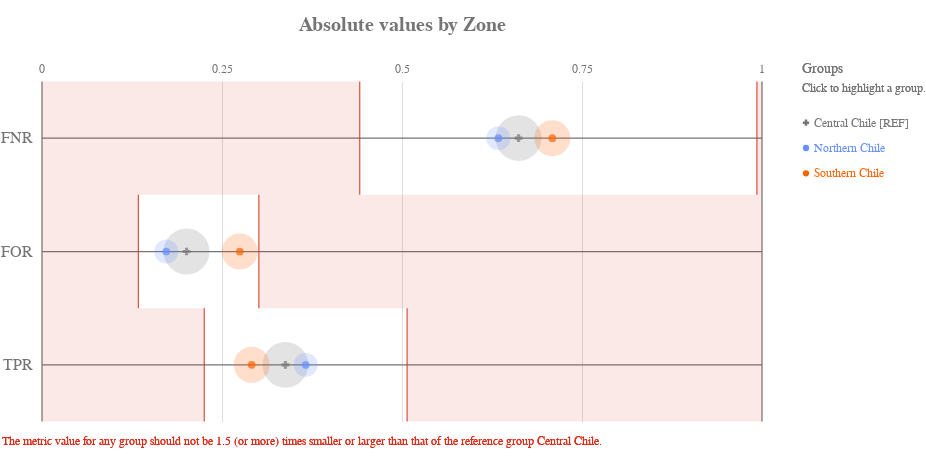

Notebook source saved alongside this figure:
### Code cell
ap.absolute(grupo_definido, metrics, 'zone', fairness_threshold = disparity_tolerance)

### Figure 1 — Vega-Lite specification as saved in the notebook (floating-point values rounded to 4 significant figures)
{"config": {"view": {"continuousWidth": 400, "continuousHeight": 300, "strokeWidth": 0}, "axisLeft": {"labelColor": "rgb(117,117,117)", "labelFont": "Arial", "labelFontSize": 16}, "title": {"align": "center", "baseline": "middle", "color": "rgb(117,117,117)", "font": "Arial", "fontSize": 20, "fontWeight": "bold"}}, "layer": [{"data": {"name": "data-4ac2d7a4dec33677e433b172826c7791"}, "mark": {"type": "rule", "stroke": "rgb(117,117,117)", "strokeWidth": 1.25, "tooltip": ""}, "encoding": {"x": {"type": "quantitative", "field": "start", "scale": {"domain": [0, 1], "range": [40.0, 760.0]}}, "x2": {"field": "end"}, "y": {"type": "nominal", "axis": {"domain": false, "labelAngle": 0, "labelPadding": -30, "orient": "left", "ticks": false, "title": ""}, "field": "y_position", "scale": {"domain": ["FNR", "FOR", "TPR"], "range": [42.5, 382.5]}}}}, {"data": {"name": "data-6cfe259518f6c7b358d8f836a73e6b7f"}, "mark": {"type": "rule", "stroke": "rgb(117,117,117)", "strokeWidth": 1.25, "tooltip": ""}, "encoding": {"x": {"type": "quantitative", "field": "x_position", "scale": {"domain": [0, 1], "range": [40.0, 760.0]}}, "y": {"value": 42.5}, "y2": {"value": 382.5}}}, {"data": {"name": "data-60ed1133fa688d151d36705a369482e0"}, "mark": {"type": "text", "align": "center", "color": "rgb(117,117,117)", "font": "Arial", "fontSize": 12, "fontWeight": "normal", "tooltip": ""}, "encoding": {"text": {"type": "nominal", "field": "value"}, "x": {"type": "quantitative", "field": "value", "scale": {"domain": [0, 1], "range": [40.0, 760.0]}}, "y": {"value": 29.75}}}, {"layer": [{"mark": {"type": "rect", "opacity": 0.8, "stroke": "rgb(217, 46, 28)", "strokeWidth": 1.25, "tooltip": ""}, "encoding": {"x": {"type": "quantitative", "field": "lower_threshold_value", "scale": {"domain": [0, 1], "range": [40.0, 760.0]}}, "x2": {"field": "lower_threshold_value"}, "y": {"type": "nominal", "axis": {"domain": false, "grid": false, "labels": false, "ticks": false, "title": " "}, "field": "metric", "scale": {"domain": ["FNR", "FOR", "TPR"], "range": [42.5, 382.5]}}}}, {"mark": {"type": "rect", "opacity": 0.8, "stroke": "rgb(217, 46, 28)", "strokeWidth": 1.25, "tooltip": ""}, "encoding": {"x": {"type": "quantitative", "field": "upper_threshold_value", "scale": {"domain": [0, 1], "range": [40.0, 760.0]}}, "x2": {"field": "upper_threshold_value"}, "y": {"type": "nominal", "axis": {"domain": false, "grid": false, "labels": false, "ticks": false, "title": " "}, "field": "metric", "scale": {"domain": ["FNR", "FOR", "TPR"], "range": [42.5, 382.5]}}}}, {"layer": [{"mark": {"type": "rect", "fill": "rgb(217, 46, 28)", "opacity": 0.1, "tooltip": ""}, "encoding": {"x": {"type": "quantitative", "field": "lower_threshold_value", "scale": {"domain": [0, 1], "range": [40.0, 760.0]}}, "x2": {"field": "lower_end"}, "y": {"type": "nominal", "axis": {"domain": false, "grid": false, "labels": false, "ticks": false, "title": " "}, "field": "metric", "scale": {"domain": ["FNR", "FOR", "TPR"], "range": [42.5, 382.5]}}}}, {"mark": {"type": "rect", "fill": "rgb(217, 46, 28)", "opacity": 0.1, "tooltip": ""}, "encoding": {"x": {"type": "quantitative", "field": "upper_threshold_value", "scale": {"domain": [0, 1], "range": [40.0, 760.0]}}, "x2": {"field": "upper_end"}, "y": {"type": "nominal", "axis": {"domain": false, "grid": false, "labels": false, "ticks": false, "title": " "}, "field": "metric", "scale": {"domain": ["FNR", "FOR", "TPR"], "range": [42.5, 382.5]}}}}]}, {"data": {"name": "data-79dd248bdaa0ea02c535240e8ad022c8"}, "mark": {"type": "text", "align": "left", "baseline": "top", "fill": "rgb(217, 46, 28)", "font": "Arial", "fontSize": 12, "fontWeight": "normal", "tooltip": ""}, "encoding": {"text": {"value": "The metric value for any group should not be 1.5 (or more) times smaller or larger than that of the reference group Central Chile."}, "x": {"value": 0}, "y": {"value": 396.7}}}], "data": {"name": "data-f7242d66a6c4fe1ebf5cb61ed28ab78c"}}, {"layer": [{"mark": "circle"}, {"data": {"name": "data-1fff9f68da9c18392dea537c70b2af74"}, "mark": {"type": "circle", "opacity": 0.2}, "encoding": {"color": {"condition": {"type": "nominal", "field": "attribute_value", "legend": null, "scale": {"domain": ["Central Chile", "Northern Chile", "Southern Chile"], "range": ["rgb(117,117,117)", "rgb(100, 143, 255)", "rgb(254, 97, 0)", "rgb(220, 38, 127)", "rgb(255, 176, 0)", "rgb(120, 94, 240)"]}, "selection": "selector025"}, "value": "rgb(224,224,224)"}, "size": {"type": "quantitative", "field": "group_size", "legend": null, "scale": {"domain": [0, 7609.0], "range": [0, 2522.0]}}, "tooltip": [{"type": "nominal", "field": "attribute_value", "title": "Group"}, {"type": "nominal", "field": "tooltip_group_size", "title": "Group Size"}, {"type": "nominal", "field": "tooltip_disparity_explanation_fnr", "title": "Disparity"}, {"type": "quantitative", "field": "fnr", "format": ".2f", "title": "FNR"}], "x": {"type": "quantitative", "axis": {"domain": false, "labels": false, "ticks": false, "title": null, "values": [0.25, 0.5, 0.75]}, "field": "fnr", "scale": {"domain": [0, 1], "range": [40.0, 760.0]}}, "y": {"type": "nominal", "axis": {"domain": false, "grid": false, "labels": false, "ticks": false, "title": " "}, "field": "metric_variable", "scale": {"domain": ["FNR", "FOR", "TPR"], "range": [42.5, 382.5]}}}, "selection": {"selector027": {"type": "multi", "empty": "all", "fields": ["attribute_value"]}}, "transform": [{"calculate": "'FNR'", "as": "metric_variable"}]}, {"data": {"name": "data-1fff9f68da9c18392dea537c70b2af74"}, "mark": {"type": "circle", "opacity": 0.2}, "encoding": {"color": {"condition": {"type": "nominal", "field": "attribute_value", "legend": null, "scale": {"domain": ["Central Chile", "Northern Chile", "Southern Chile"], "range": ["rgb(117,117,117)", "rgb(100, 143, 255)", "rgb(254, 97, 0)", "rgb(220, 38, 127)", "rgb(255, 176, 0)", "rgb(120, 94, 240)"]}, "selection": "selector025"}, "value": "rgb(224,224,224)"}, "size": {"type": "quantitative", "field": "group_size", "legend": null, "scale": {"domain": [0, 7609.0], "range": [0, 2522.0]}}, "tooltip": [{"type": "nominal", "field": "attribute_value", "title": "Group"}, {"type": "nominal", "field": "tooltip_group_size", "title": "Group Size"}, {"type": "nominal", "field": "tooltip_disparity_explanation_for", "title": "Disparity"}, {"type": "quantitative", "field": "for", "format": ".2f", "title": "FOR"}], "x": {"type": "quantitative", "axis": {"domain": false, "labels": false, "ticks": false, "title": null, "values": [0.25, 0.5, 0.75]}, "field": "for", "scale": {"domain": [0, 1], "range": [40.0, 760.0]}}, "y": {"type": "nominal", "axis": {"domain": false, "grid": false, "labels": false, "ticks": false, "title": " "}, "field": "metric_variable", "scale": {"domain": ["FNR", "FOR", "TPR"], "range": [42.5, 382.5]}}}, "selection": {"selector029": {"type": "multi", "empty": "all", "fields": ["attribute_value"]}}, "transform": [{"calculate": "'FOR'", "as": "metric_variable"}]}, {"data": {"name": "data-1fff9f68da9c18392dea537c70b2af74"}, "mark": {"type": "circle", "opacity": 0.2}, "encoding": {"color": {"condition": {"type": "nominal", "field": "attribute_value", "legend": null, "scale": {"domain": ["Central Chile", "Northern Chile", "Southern Chile"], "range": ["rgb(117,117,117)", "rgb(100, 143, 255)", "rgb(254, 97, 0)", "rgb(220, 38, 127)", "rgb(255, 176, 0)", "rgb(120, 94, 240)"]}, "selection": "selector025"}, "value": "rgb(224,224,224)"}, "size": {"type": "quantitative", "field": "group_size", "legend": null, "scale": {"domain": [0, 7609.0], "range": [0, 2522.0]}}, "tooltip": [{"type": "nominal", "field": "attribute_value", "title": "Group"}, {"type": "nominal", "field": "tooltip_group_size", "title": "Group Size"}, {"type": "nominal", "field": "tooltip_disparity_explanation_tpr", "title": "Disparity"}, {"type": "quantitative", "field": "tpr", "format": ".2f", "title": "TPR"}], "x": {"type": "quantitative", "axis": {"domain": false, "labels": false, "ticks": false, "title": null, "values": [0.25, 0.5, 0.75]}, "field": "tpr", "scale": {"domain": [0, 1], "range": [40.0, 760.0]}}, "y": {"type": "nominal", "axis": {"domain": false, "grid": false, "labels": false, "ticks": false, "title": " "}, "field": "metric_variable", "scale": {"domain": ["FNR", "FOR", "TPR"], "range": [42.5, 382.5]}}}, "selection": {"selector031": {"type": "multi", "empty": "all", "fields": ["attribute_value"]}}, "transform": [{"calculate": "'TPR'", "as": "metric_variable"}]}, {"layer": [{"mark": "point"}, {"data": {"name": "data-1fff9f68da9c18392dea537c70b2af74"}, "mark": {"type": "point", "filled": true, "size": 60}, "encoding": {"color": {"condition": {"type": "nominal", "field": "attribute_value", "legend": null, "scale": {"domain": ["Central Chile", "Northern Chile", "Southern Chile"], "range": ["rgb(117,117,117)", "rgb(100, 143, 255)", "rgb(254, 97, 0)", "rgb(220, 38, 127)", "rgb(255, 176, 0)", "rgb(120, 94, 240)"]}, "selection": "selector025"}, "value": "rgb(224,224,224)"}, "shape": {"type": "nominal", "field": "attribute_value", "legend": null, "scale": {"domain": ["Central Chile", "Northern Chile", "Southern Chile"], "range": ["cross", "circle", "circle"]}}, "tooltip": [{"type": "nominal", "field": "attribute_value", "title": "Group"}, {"type": "nominal", "field": "tooltip_group_size", "title": "Group Size"}, {"type": "nominal", "field": "tooltip_disparity_explanation_fnr", "title": "Disparity"}, {"type": "quantitative", "field": "fnr", "format": ".2f", "title": "FNR"}], "x": {"type": "quantitative", "axis": {"domain": false, "labels": false, "ticks": false, "title": null, "values": [0.25, 0.5, 0.75]}, "field": "fnr", "scale": {"domain": [0, 1], "range": [40.0, 760.0]}}, "y": {"type": "nominal", "axis": {"domain": false, "grid": false, "labels": false, "ticks": false, "title": " "}, "field": "metric_variable", "scale": {"domain": ["FNR", "FOR", "TPR"], "range": [42.5, 382.5]}}}, "selection": {"selector026": {"type": "multi", "empty": "all", "fields": ["attribute_value"]}}, "transform": [{"calculate": "'FNR'", "as": "metric_variable"}]}, {"data": {"name": "data-1fff9f68da9c18392dea537c70b2af74"}, "mark": {"type": "point", "filled": true, "size": 60}, "encoding": {"color": {"condition": {"type": "nominal", "field": "attribute_value", "legend": null, "scale": {"domain": ["Central Chile", "Northern Chile", "Southern Chile"], "range": ["rgb(117,117,117)", "rgb(100, 143, 255)", "rgb(254, 97, 0)", "rgb(220, 38, 127)", "rgb(255, 176, 0)", "rgb(120, 94, 240)"]}, "selection": "selector025"}, "value": "rgb(224,224,224)"}, "shape": {"type": "nominal", "field": "attribute_value", "legend": null, "scale": {"domain": ["Central Chile", "Northern Chile", "Southern Chile"], "range": ["cross", "circle", "circle"]}}, "tooltip": [{"type": "nominal", "field": "attribute_value", "title": "Group"}, {"type": "nominal", "field": "tooltip_group_size", "title": "Group Size"}, {"type": "nominal", "field": "tooltip_disparity_explanation_for", "title": "Disparity"}, {"type": "quantitative", "field": "for", "format": ".2f", "title": "FOR"}], "x": {"type": "quantitative", "axis": {"domain": false, "labels": false, "ticks": false, "title": null, "values": [0.25, 0.5, 0.75]}, "field": "for", "scale": {"domain": [0, 1], "range": [40.0, 760.0]}}, "y": {"type": "nominal", "axis": {"domain": false, "grid": false, "labels": false, "ticks": false, "title": " "}, "field": "metric_variable", "scale": {"domain": ["FNR", "FOR", "TPR"], "range": [42.5, 382.5]}}}, "selection": {"selector028": {"type": "multi", "empty": "all", "fields": ["attribute_value"]}}, "transform": [{"calculate": "'FOR'", "as": "metric_variable"}]}, {"data": {"name": "data-1fff9f68da9c18392dea537c70b2af74"}, "mark": {"type": "point", "filled": true, "size": 60}, "encoding": {"color": {"condition": {"type": "nominal", "field": "attribute_value", "legend": null, "scale": {"domain": ["Central Chile", "Northern Chile", "Southern Chile"], "range": ["rgb(117,117,117)", "rgb(100, 143, 255)", "rgb(254, 97, 0)", "rgb(220, 38, 127)", "rgb(255, 176, 0)", "rgb(120, 94, 240)"]}, "selection": "selector025"}, "value": "rgb(224,224,224)"}, "shape": {"type": "nominal", "field": "attribute_value", "legend": null, "scale": {"domain": ["Central Chile", "Northern Chile", "Southern Chile"], "range": ["cross", "circle", "circle"]}}, "tooltip": [{"type": "nominal", "field": "attribute_value", "title": "Group"}, {"type": "nominal", "field": "tooltip_group_size", "title": "Group Size"}, {"type": "nominal", "field": "tooltip_disparity_explanation_tpr", "title": "Disparity"}, {"type": "quantitative", "field": "tpr", "format": ".2f", "title": "TPR"}], "x": {"type": "quantitative", "axis": {"domain": false, "labels": false, "ticks": false, "title": null, "values": [0.25, 0.5, 0.75]}, "field": "tpr", "scale": {"domain": [0, 1], "range": [40.0, 760.0]}}, "y": {"type": "nominal", "axis": {"domain": false, "grid": false, "labels": false, "ticks": false, "title": " "}, "field": "metric_variable", "scale": {"domain": ["FNR", "FOR", "TPR"], "range": [42.5, 382.5]}}}, "selection": {"selector030": {"type": "multi", "empty": "all", "fields": ["attribute_value"]}}, "transform": [{"calculate": "'TPR'", "as": "metric_variable"}]}]}]}, {"layer": [{"mark": {"type": "point", "filled": true, "opacity": 1, "size": 39.48}, "encoding": {"color": {"condition": {"type": "nominal", "field": "attribute_value", "legend": null, "scale": {"domain": ["Central Chile", "Northern Chile", "Southern Chile"], "range": ["rgb(117,117,117)", "rgb(100, 143, 255)", "rgb(254, 97, 0)", "rgb(220, 38, 127)", "rgb(255, 176, 0)", "rgb(120, 94, 240)"]}, "selection": "selector025"}, "value": "rgb(224,224,224)"}, "shape": {"type": "nominal", "field": "attribute_value", "legend": null, "scale": {"domain": ["Central Chile", "Northern Chile", "Southern Chile"], "range": ["cross", "circle", "circle"]}}, "x": {"value": 804}, "y": {"type": "nominal", "axis": {"domain": false, "grid": false, "labels": false, "ticks": false, "title": " "}, "field": "attribute_value", "scale": {"domain": ["Central Chile", "Northern Chile", "Southern Chile"], "range": [71, 147]}}}, "selection": {"selector025": {"type": "multi", "empty": "all", "fields": ["attribute_value"]}}}, {"mark": {"type": "text", "align": "left", "baseline": "middle", "font": "Arial", "fontSize": 12, "fontWeight": "normal"}, "encoding": {"color": {"condition": {"type": "nominal", "field": "attribute_value", "legend": null, "scale": {"domain": ["Central Chile", "Northern Chile", "Southern Chile"], "range": ["rgb(117,117,117)", "rgb(100, 143, 255)", "rgb(254, 97, 0)", "rgb(220, 38, 127)", "rgb(255, 176, 0)", "rgb(120, 94, 240)"]}, "selection": "selector025"}, "value": "rgb(224,224,224)"}, "text": {"type": "nominal", "field": "label"}, "x": {"value": 812}, "y": {"type": "nominal", "axis": {"domain": false, "grid": false, "labels": false, "ticks": false, "title": " "}, "field": "attribute_value", "scale": {"domain": ["Central Chile", "Northern Chile", "Southern Chile"], "range": [71, 147]}}}, "selection": {"selector032": {"type": "multi", "empty": "all", "fields": ["attribute_value"]}}}, {"data": {"name": "data-79dd248bdaa0ea02c535240e8ad022c8"}, "mark": {"type": "text", "align": "left", "baseline": "middle", "color": "rgb(117,117,117)", "font": "Arial", "fontSize": 12, "fontWeight": "normal"}, "encoding": {"text": {"value": "Click to highlight a group."}, "x": {"value": 800}, "y": {"value": 49}}}, {"data": {"name": "data-79dd248bdaa0ea02c535240e8ad022c8"}, "mark": {"type": "text", "align": "left", "baseline": "middle", "color": "rgb(117,117,117)", "font": "Arial", "fontSize": 14, "fontWeight": "normal"}, "encoding": {"text": {"value": "Groups"}, "x": {"value": 800}, "y": {"value": 30}}}], "data": {"name": "data-0de9a04118b2294ee56b3c957fb6724a"}}], "height": 425, "padding": {"top": 15, "bottom": 10}, "resolve": {"scale": {"size": "independent", "y": "independent"}}, "title": "Absolute values by Zone", "width": 800, "$schema": "https://vega.github.io/schema/vega-lite/v4.8.1.json", "datasets": {"data-4ac2d7a4dec33677e433b172826c7791": [{"y_position": "FNR", "start": 0, "end": 1}, {"y_position": "FOR", "start": 0, "end": 1}, {"y_position": "TPR", "start": 0, "end": 1}], "data-6cfe259518f6c7b358d8f836a73e6b7f": [{"x_position": 0}, {"x_position": 1}], "data-60ed1133fa688d151d36705a369482e0": [{"value": 0.0}, {"value": 0.25}, {"value": 0.5}, {"value": 0.75}, {"value": 1.0}], "data-f7242d66a6c4fe1ebf5cb61ed28ab78c": [{"lower_end": 0, "upper_end": 1, "lower_threshold_value": 0.4413, "upper_threshold_value": 0.9929, "metric": "FNR"}, {"lower_end": 0, "upper_end": 1, "lower_threshold_value": 0.1339, "upper_threshold_value": 0.3012, "metric": "FOR"}, {"lower_end": 0, "upper_end": 1, "lower_threshold_value": 0.2254, "upper_threshold_value": 0.5071, "metric": "TPR"}], "data-79dd248bdaa0ea02c535240e8ad022c8": [{"a": 1, "b": 0}, {"a": 1, "b": 0}], "data-1fff9f68da9c18392dea537c70b2af74": [{"attribute_name": "zone", "attribute_value": "Central Chile", "group_size": 6341, "total_entities": 11987, "fnr": 0.6619, "for": 0.2008, "tpr": 0.3381, "fnr_disparity": 1.0, "for_disparity": 1.0, "tpr_disparity": 1.0, "fnr_disparity_scaled": 0.0, "for_disparity_scaled": 0.0, "tpr_disparity_scaled": 0.0, "tooltip_group_size": "6,341 (52.90%)", "tooltip_disparity_explanation_fnr": "Reference group", "tooltip_disparity_explanation_for": "Reference group", "tooltip_disparity_explanation_tpr": "Reference group"}, {"attribute_name": "zone", "attribute_value": "Northern Chile", "group_size": 1737, "total_entities": 11987, "fnr": 0.6338, "for": 0.1726, "tpr": 0.3662, "fnr_disparity": 0.9574, "for_disparity": 0.8594, "tpr_disparity": 1.083, "fnr_disparity_scaled": -0.04446, "for_disparity_scaled": -0.1636, "tpr_disparity_scaled": 0.08336, "tooltip_group_size": "1,737 (14.49%)", "tooltip_disparity_explanation_fnr": "1.04 times smaller FNR than the reference group", "tooltip_disparity_explanation_for": "1.16 times smaller FOR than the reference group", "tooltip_disparity_explanation_tpr": "1.08 times larger TPR than the reference group"}, {"attribute_name": "zone", "attribute_value": "Southern Chile", "group_size": 3909, "total_entities": 11987, "fnr": 0.7088, "for": 0.2747, "tpr": 0.2912, "fnr_disparity": 1.071, "for_disparity": 1.368, "tpr_disparity": 0.8615, "fnr_disparity_scaled": 0.07072, "for_disparity_scaled": 0.3681, "tpr_disparity_scaled": -0.1607, "tooltip_group_size": "3,909 (32.61%)", "tooltip_disparity_explanation_fnr": "1.07 times larger FNR than the reference group", "tooltip_disparity_explanation_for": "1.37 times larger FOR than the reference group", "tooltip_disparity_explanation_tpr": "1.16 times smaller TPR than the reference group"}], "data-0de9a04118b2294ee56b3c957fb6724a": [{"attribute_value": "Central Chile", "label": "Central Chile [REF]"}, {"attribute_value": "Northern Chile", "label": "Northern Chile"}, {"attribute_value": "Southern Chile", "label": "Southern Chile"}]}}
